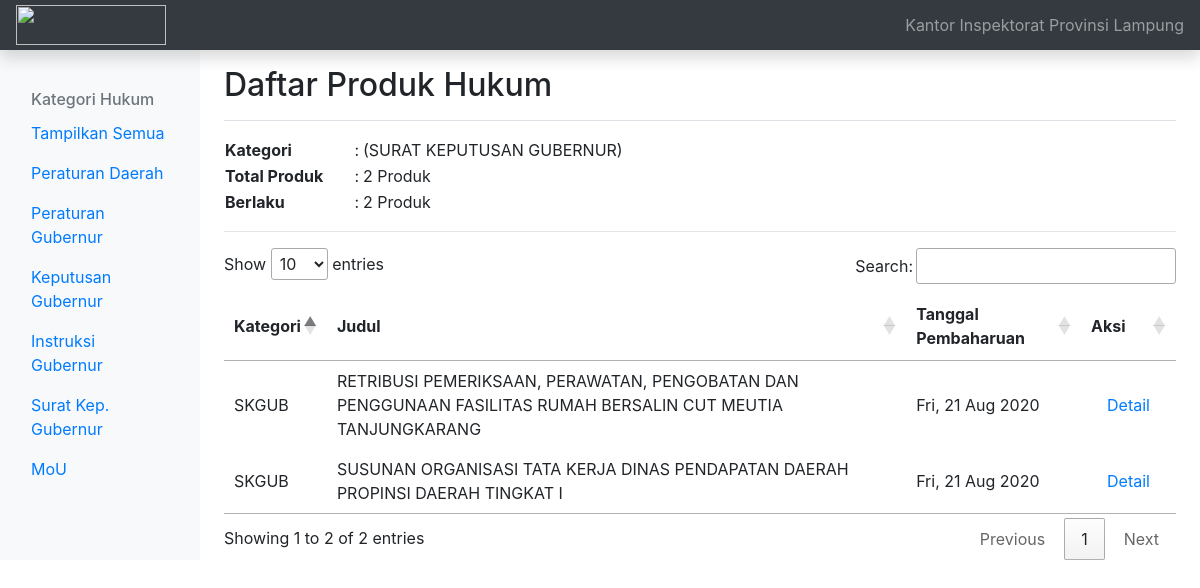
/index.php/main/skgub, run on the app's committed database.
### tables this page shows
CREATE TABLE `produkhukum_tb` (
  `id_produk` int(4) NOT NULL,
  `judul_produk` varchar(200) NOT NULL,
  `jenis_produk` enum('1','2','3','4','5','6') NOT NULL COMMENT '1=perda, 2=pergub, 3=kepgub, 4=insgub, 5=skgub, 6=mou',
  `nomor_peraturan` int(10) NOT NULL,
  `nomor_panggil` int(10) DEFAULT NULL,
  `pengarang` varchar(50) DEFAULT NULL,
  `cetakan` varchar(100) DEFAULT NULL,
  `thn_pengundangan` int(4) NOT NULL,
  `tgl_pengundangan` date NOT NULL,
  `tempat_penerbit` varchar(100) DEFAULT NULL,
  `penerbit` varchar(100) DEFAULT NULL,
  `kolasi` varchar(100) DEFAULT NULL,
  `sumber` varchar(100) DEFAULT NULL,
  `subjek` varchar(100) DEFAULT NULL,
  `isbn` varchar(100) DEFAULT NULL,
  `status` enum('mencabut','dicabut','diubah','mengubah','masih berlaku','tidak berlaku') NOT NULL,
  `bahasa` varchar(50) DEFAULT NULL,
  `bidang_hukum` varchar(50) DEFAULT NULL,
  `no_induk_buku` varchar(50) DEFAULT NULL,
  `file_produk` text NOT NULL,
  `lingkup` enum('prov','kab_kota') NOT NULL,
  `wilayah` varchar(100) NOT NULL,
  `id_user` int(4) NOT NULL,
  `created_at` datetime NOT NULL,
  `updated_at` datetime NOT NULL
);

### application/controllers/Main.php (called while the page is built, shortened)
<?php
class Main extends CI_Controller {
    function __construct()
    {
        $this->load->helper(array('url'));
        $this->load->library(array('form_validation','pagination','session'));
        $this->load->model('main_model');
    }
    public function skgub()
    {
        $data['skgubproduct'] = $this->main_model->skgubproduct()->result();
        $data['totalproduct'] = $this->main_model->totalskgubproduct();
        $data['totalaktif'] = $this->main_model->totalskgubroductactive();
        $this->load->view('v_main_skgub',$data);
    }
}

### index.php (called while the page is built, shortened)
<?php
require_once BASEPATH.'core/CodeIgniter.php';

### application/models/main_model.php (called while the page is built, shortened)
<?php
class main_model extends CI_Model
{
    public function skgubproduct()
    {
        $query = $this->db->get_where('produkhukum_tb',array('jenis_produk' => '5'));
        $this->db->order_by('id_produk','DESC');
        return $query;
    }
}

### application/views/v_main_skgub.php (the view, shortened to what this page needs)
<!DOCTYPE html>
<html>
<head>
    <link rel="stylesheet" type="text/css" media="screen" href="https://cdn.datatables.net/1.10.19/css/jquery.dataTables.min.css">
    <link href="https://getbootstrap.com/docs/4.5/dist/css/bootstrap.min.css" rel="stylesheet">
    <link href="https://getbootstrap.com/docs/4.5/examples/dashboard/dashboard.css" rel="stylesheet">
</head>
<body>
<nav class="navbar navbar-dark sticky-top bg-dark flex-md-nowrap p-0 shadow">
  <a class="navbar-brand col-md-3 col-lg-2 mr-0 px-3" href="#"><img src="https://jdih.lampungprov.go.id/uploads/logo_masterweb_jdih.png" width="150" height="40"/></a>
  <ul class="navbar-nav px-3">
    <li class="nav-item text-nowrap">
      <a class="nav-link" href="#">Kantor Inspektorat Provinsi Lampung</a>
    </li>
  </ul>
</nav>
<div class="container-fluid">
  <div class="row">
    <nav id="sidebarMenu" class="col-md-3 col-lg-2 d-md-block bg-light sidebar collapse">
      <div class="sidebar-sticky pt-3">
      <h6 class="sidebar-heading d-flex justify-content-between align-items-center px-3 mt-4 mb-1 text-muted">
          <span>Kategori Hukum</span>
        </h6>
        <ul class="nav flex-column">
          <li class="nav-item">
            <a class="nav-link" href="<?php echo base_url(); ?>main">
              Tampilkan Semua <span class="sr-only">(current)</span>
            </a>
          </li>
          <li class="nav-item">
            <a class="nav-link" href="<?php echo base_url(); ?>main/perda">
              Peraturan Daerah
            </a>
          </li>
          <li class="nav-item">
            <a class="nav-link" href="<?php echo base_url(); ?>main/pergub">
              Peraturan Gubernur
            </a>
          </li>
          <li class="nav-item">
            <a class="nav-link" href="<?php echo base_url(); ?>main/kepgub">
              Keputusan Gubernur
            </a>
          </li>
          <li class="nav-item">
            <a class="nav-link" href="<?php echo base_url(); ?>main/insgub">
              Instruksi Gubernur
            </a>
          </li>
          <li class="nav-item">
            <a class="nav-link active" href="<?php echo base_url(); ?>main/skgub">
              Surat Kep. Gubernur
            </a>
          </li>
          <li class="nav-item">
            <a class="nav-link" href="<?php echo base_url(); ?>main/mou">
              MoU
            </a>
          </li>
        </ul>
      </div>
    </nav>
    <main role="main" class="col-md-9 ml-sm-auto col-lg-10 px-md-4">
      <div class="d-flex justify-content-between flex-wrap flex-md-nowrap align-items-center pt-3 pb-2 mb-3 border-bottom">
        <h1 class="h2">Daftar Produk Hukum</h1>
      </div>
      <table border="0" style="width:50%;">
        <tbody>
          <tr>
            <td><b>Kategori</b></td>
            <td>:</td>
            <td>(SURAT KEPUTUSAN GUBERNUR)</td>
          </tr>
          <tr>
            <td><b>Total Produk</b></td>
            <td>:</td>
            <td><?php echo $totalproduct; ?> Produk</td>
          </tr>
          <tr>
            <td><b>Berlaku</b></td>
            <td>:</td>
            <td><?php echo $totalaktif; ?> Produk</td>
          </tr>
        </tbody>
      </table><hr>
            <table id="tabel-data">
            <thead>
                <tr>
                    <th>Kategori</th>
                    <th>Judul</th>
                    <th>Tanggal Pembaharuan</th>
                    <th>Aksi</th>
                </tr>
            </thead>
            <tbody>
                <?php foreach($skgubproduct as $a){ ?>
                <tr>
                    <td><?php if($a->jenis_produk == 1){echo "PERDA";}else if($a->jenis_produk == 2){echo "PERGUB";}else if($a->jenis_produk == 3){echo "KEPGUB";
									            }else if($a->jenis_produk == 4){echo "INSGUB";}else if($a->jenis_produk == 5){echo "SKGUB";}else if($a->jenis_produk == 6){echo "MoU";} ?></td>
                    <td><?php echo strtoupper($a->judul_produk); ?></td>
                    <td><?php echo date('D, d M Y',strtotime($a->updated_at)) ; ?></td>
                    <td><a class="nav-link" href="<?php echo base_url(); ?>main/detail/<?php echo $a->id_produk; ?>">Detail</a></td>
                </tr>
                <?php } ?>
            </tbody>
            </table>
    </main>
  </div>
</div>
</body>
</html>

### data on the page
produkhukum_tb: jenis_produk "SKGUB", judul_produk "RETRIBUSI PEMERIKSAAN, PERAWATAN, PENGOBATAN DAN PENGGUNAAN FASILITAS RUMAH BERSALIN CUT MEUTIA TANJUNGKARANG", updated_at "Fri, 21 Aug 2020"
produkhukum_tb: jenis_produk "SKGUB", judul_produk "SUSUNAN ORGANISASI TATA KERJA DINAS PENDAPATAN DAERAH PROPINSI DAERAH TINGKAT I", updated_at "Fri, 21 Aug 2020"

### other printed values
$totalproduct "2"
$totalaktif "2"
